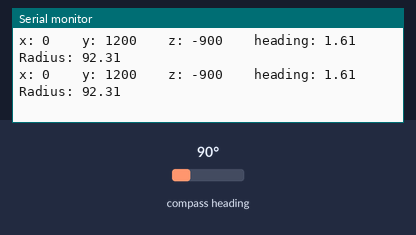
The sketch below on a simulated Arduino Uno, built with avr-gcc and run on an emulated ATmega328P. Parts: the last lines printed to the serial monitor. Inputs (shaded band) come from the test bench; at power-on: compass heading 90°.

Above: at 1.8 s.
1.9 s: compass heading set to 7°
At 2.8 s:
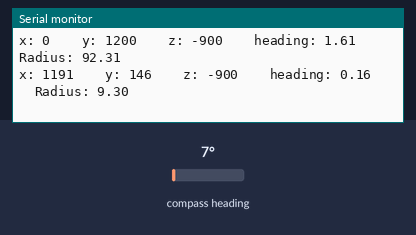
3.4 s: compass heading set to 180°
At 4.8 s:
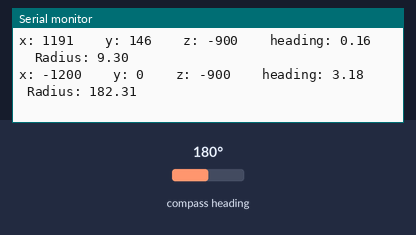
Timing chart, 0 to 6.4 s (numbered marks = the images above; inputs shaded):
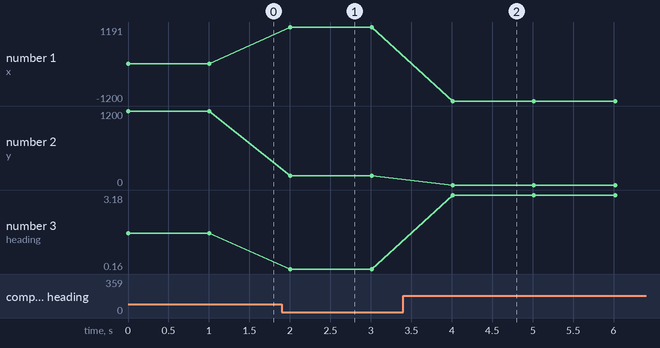

Measured:
- after the input at 1.9 s, the serial monitor: prints a new line after 0.11 s (image 1)
- after the input at 3.4 s, the serial monitor: prints a new line after 0.61 s (image 2)
- plotted number 1: 0 → 1191 after the input at 1.9 s, 1191 → -1200 after the input at 3.4 s
- plotted number 2: 1200 → 146 after the input at 1.9 s
- plotted number 3: 1.61 → 0.16 after the input at 1.9 s, 0.16 → 3.18 after the input at 3.4 s

The sketch:

v1QMC5883L_Compass.ino
```cpp
/*
   e-Gizmo QMC5883L GY-271 Compass

   Sample sketch for the GY-271 QMC5883L
   for getting the raw data of x, y, z and
   Radius in degrees.

   Codes by e-Gizmo Mechatronix Central
   http://www.e-gizmo.com
   July 10,2017

*/
#include <Wire.h>
#include <QMC5883L.h>

QMC5883L compass;

void setup() {
  Wire.begin();
  Serial.begin(9600);
  compass.init();
  //qmc.setMode(Mode_Continuous,ODR_200Hz,RNG_2G,OSR_256);
}

void loop() {
  int x,y,z;
  compass.read(&x,&y,&z);

 // Calculate heading when the magnetometer is level, then correct for signs of axis.
  // Atan2() automatically check the correct formula taking care of the quadrant you are in
  float heading = atan2(y, x);

  float declinationAngle = 0.0404;
  heading += declinationAngle;
  // Find yours here: http://www.magnetic-declination.com/

   // Correct for when signs are reversed.
  if(heading < 0)
    heading += 2*PI;

  // Check for wrap due to addition of declination.
  if(heading > 2*PI)
    heading -= 2*PI;

  // Convert radians to degrees for readability.
  float headingDegrees = heading * 180/M_PI;


  Serial.print("x: ");
  Serial.print(x);
  Serial.print("    y: ");
  Serial.print(y);
  Serial.print("    z: ");
  Serial.print(z);
  Serial.print("    heading: ");
  Serial.print(heading);
  Serial.print("    Radius: ");
  Serial.print(headingDegrees);
  Serial.println();
  delay(1000);
}
```
